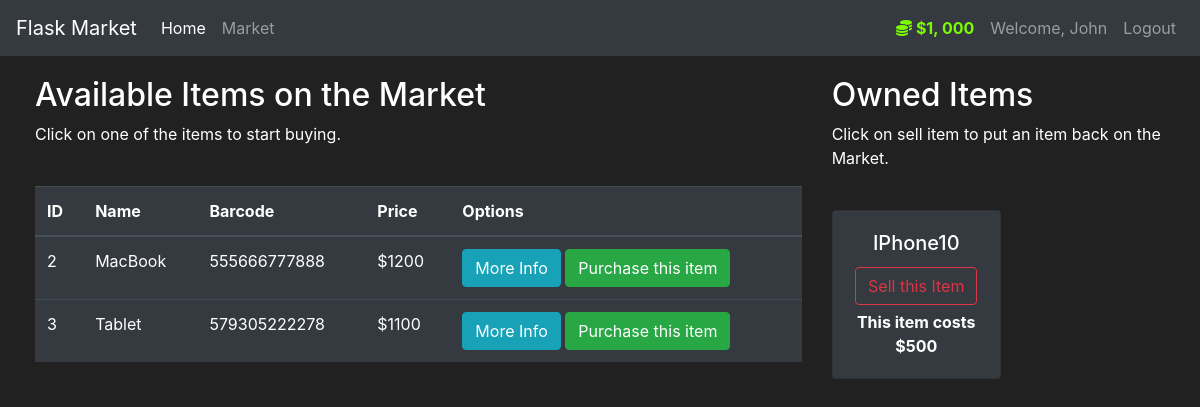
The page /market (signed in) on the database as committed earlier.
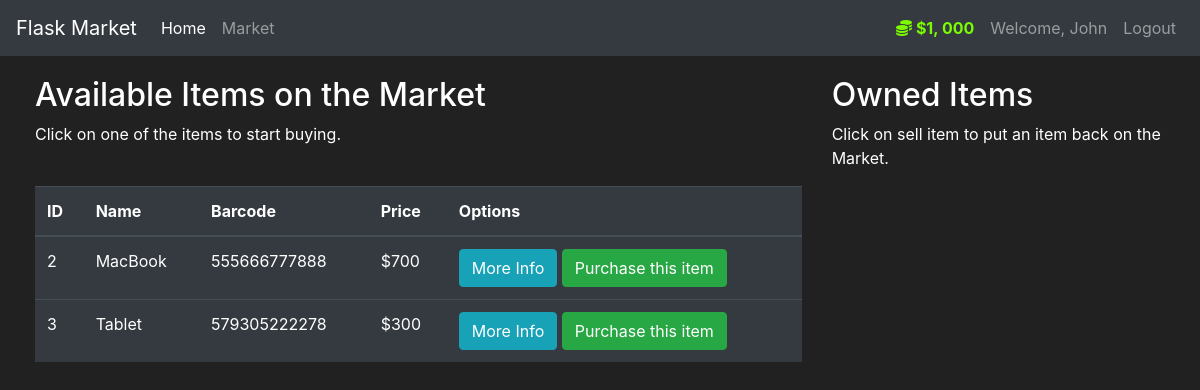
The same page on the database as committed later.
### market/models.py (models this page shows, shortened)
class Item(db.Model):
    id = db.Column(db.Integer(), primary_key = True)
    name = db.Column(db.String(length = 30), nullable = False, unique=True)
    price = db.Column(db.Integer(), nullable = False)
    barcode = db.Column(db.String(length = 12), nullable = False, unique = True)
    description = db.Column(db.String(length = 1024), nullable = False, unique = True)
    owner = db.Column(db.Integer, db.ForeignKey('user.id'))

### market/routes.py (the view, shortened to what this page needs)
@app.route('/market', methods = ['GET', 'POST'])
@login_required
def market_page():
    purchase_form = PurchaseItemForm()
    selling_form = SellItemForm()
    if request.method == "GET":
        items = Item.query.filter_by(owner = None)
        owned_items = Item.query.filter_by(owner=current_user.id)
        return render_template('market.html', items=items, purchase_form = purchase_form,
                               owned_items = owned_items, selling_form = selling_form)

### market/models.py (called while the page is built)
@login_manager.user_loader
def load_user(user_id):
    return User.query.get(int(user_id))

    @property
    def prettier_budget(self):
        if len(str(self.budget)) >= 4:
            return f'${str(self.budget)[:-3]}, {str(self.budget)[-3:]}'
        else:
            return f"${self.budget}"

### market/templates/market.html (shortened to what this page needs)
{% extends 'base.html' %}
{% block content %}
  <div class="row" style = "margin-top:20px; margin-left:20px; ">
    <div class="col-8">
      <h2>Available Items on the Market</h2>
      <p>Click on one of the items to start buying.</p>
      <br>
        <table class="table table-hover table-dark">
          <thead>
            <tr>
                <th scope="col">ID</th>
                <th scope="col">Name</th>
                <th scope="col">Barcode</th>
                <th scope="col">Price</th>
                <th scope="col">Options</th>
            </tr>
          </thead>
          <tbody>
            {% for item in items %}
                <tr>
                    <td>{{ item.id }}</td>
                    <td>{{ item.name }}</td>
                    <td>{{ item.barcode }}</td>
                    <td>${{ item.price }}</td>
                    <td>
                        <button class="btn btn-outline btn-info"
                            data-toggle = "modal"
                            data-target = "#Modal-MoreInfo-{{ item.id }}">
                          More Info
                        </button>
                        <button class="btn btn-outline btn-success"
                            data-toggle="modal"
                            data-target = "#Modal-PurchaseConfirm-{{ item.id }}">
                            Purchase this item
                          </button>
                    </td>
                </tr>
            {% endfor %}
          </tbody>
        </table>
    </div>
    <div class="col-4">
      <h2>Owned Items</h2>
      <p>Click on sell item to put an item back on the Market.</p>
      <br>
      <div class = 'row'>
        {% for owned_item in owned_items %}
        <div class = 'col-md-6'>
          <div style="margin-bottom: 5px" class="card text-center bg-dark">
              <div class="card-body">
                <h5 class="card-title">{{ owned_item.name }}</h5>
                <button type="button" class="btn btn-outline-danger" style="margin-bottom: 5px"
                        data-toggle="modal" data-target="#Modal-SellingConfirm-{{ owned_item.id }}">
                    Sell this Item
                </button>
                <p class="card-text">
                  <strong>
                    This item costs ${{ owned_item.price }}
                  </strong>
                </p>
              </div>
          </div>
        </div>
        {% endfor %}
      </div>
    </div>
  </div>
{% endblock %}

Rows that differ between the two databases and show on the page:
no longer on this page (row edited): Item: name "IPhone10", price "500", shown under "Owned Items"
changed Item "MacBook": price "1200" → "700"
changed Item "Tablet": price "1100" → "300"
